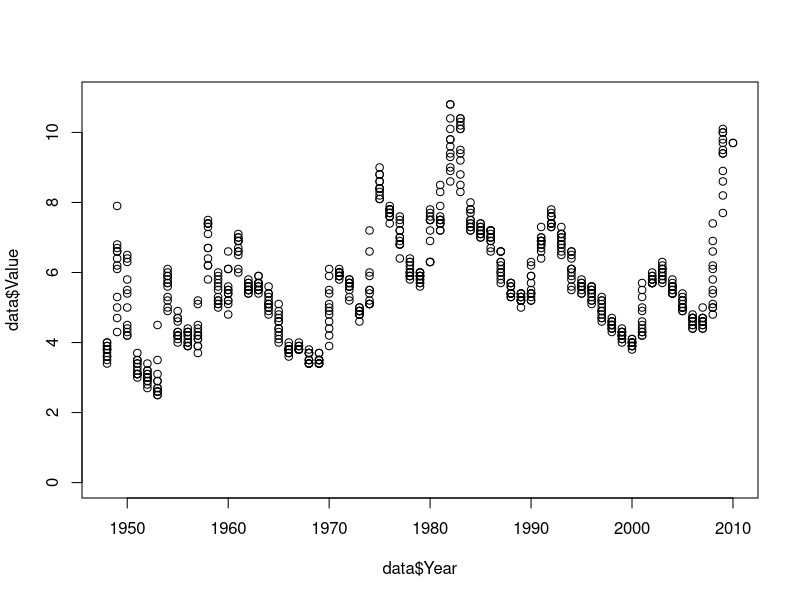
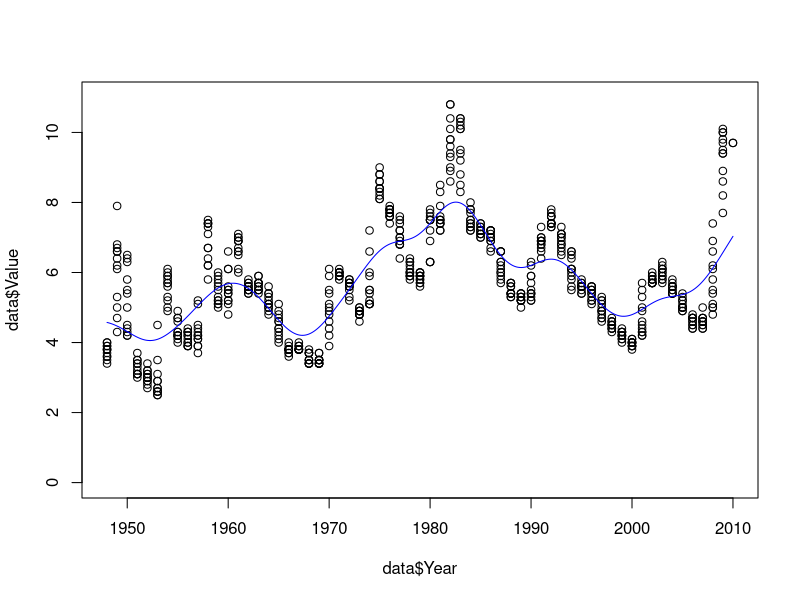

The R script that drew these images, in order:
# read data
data <- read.csv("data/monthly_unemployment.csv", header=TRUE, sep=",")

# plot data
plot(data$Year, data$Value, ylim=c(0,11))

# kernel regression
NW = ksmooth(data$Year, data$Value,kernel = "normal", bandwidth=6)

# plotting kernel regression line
plot(data$Year, data$Value, ylim=c(0,11))
lines(NW, col="blue")